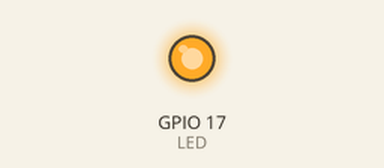
This program was run on a simulated Raspberry Pi (BCM pin numbers). Parts: output pins drawn as LEDs (lit = HIGH). At 0.0 s the program stops and its outputs stay as they are.

Above: at 0.1 s.
Timing chart, 0 to 1.5 s (numbered marks = the images above):
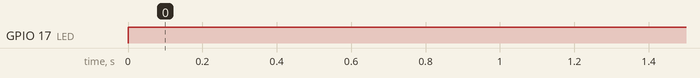

Measured:
- by itself, GPIO 17 (LED): LOW → HIGH at 0.00 s

The program:

exercice3a.py
```python
#! /usr/bin/env python
# enable functions and methods to manage the Pi
import RPi.GPIO as GPIO
# enable use of functions of time
import time
# GPIO used to connect an anode leg LED
# GPIO 17 is equal PIN 11 follow the physical enumeration
LED=17

# setup the enumeration based on GPIO references 1
GPIO.setmode(GPIO.BCM)
# setup the port 17 as output, in this PIN the energy will go out

GPIO.setup(LED, GPIO.OUT)
# setup to have not energy by the port 17


GPIO.output(LED, GPIO.HIGH)
#The LED lights up only when the button is pressed
```
